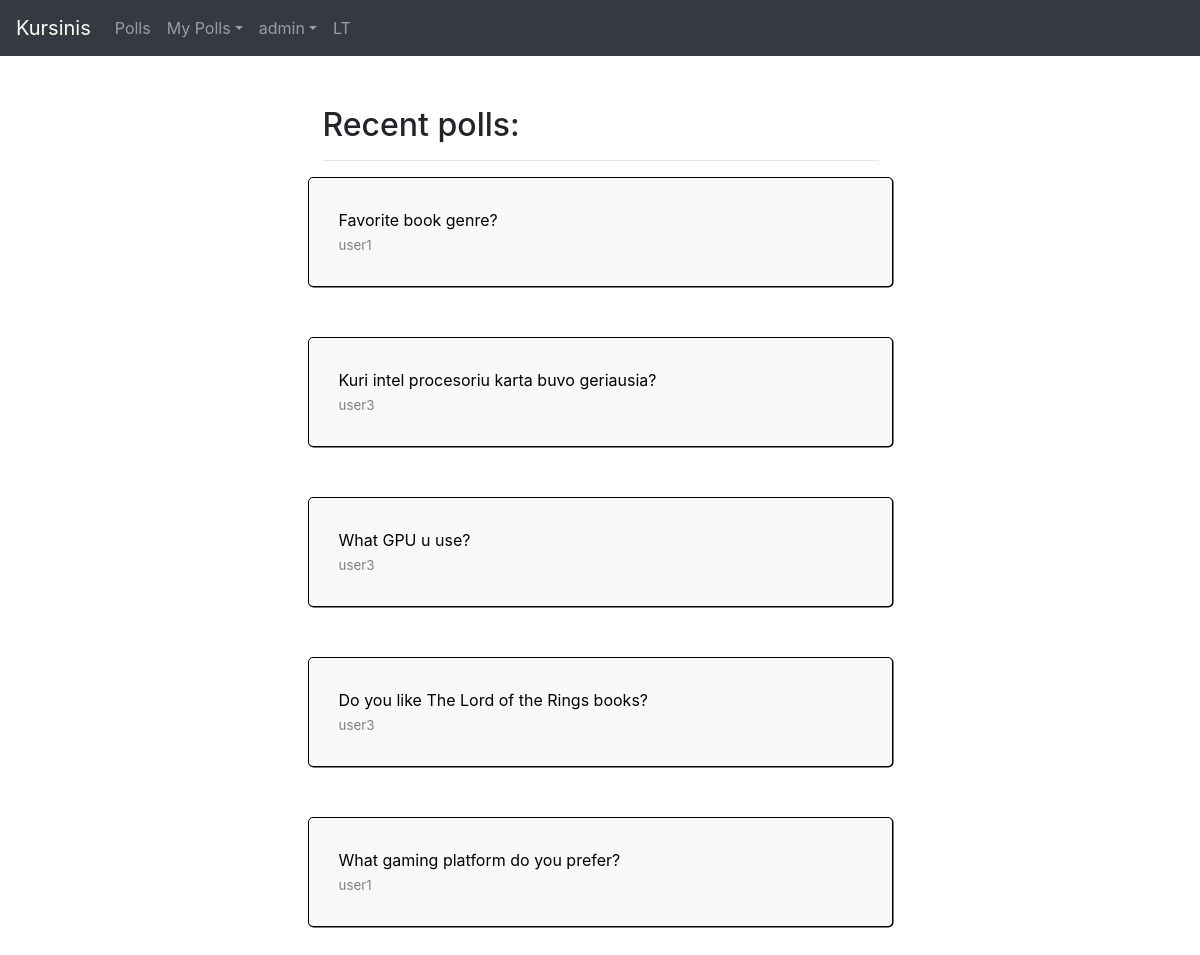
The app's page / (signed in) with its own data.
### polls/models.py (models this page shows, shortened)
class Question(models.Model):
    question_text = models.CharField(_("Question text"), max_length=200)
    created_at = models.DateTimeField('date_created_at', auto_now_add=True)
    user = models.ForeignKey(User, on_delete=models.CASCADE, null=True)
    groups = models.ManyToManyField(Group)

### polls/views.py (the view)
# urls.py: path('', views.IndexView.as_view(), name='index'),
class IndexView(generic.ListView):
    template_name = 'polls/index.html'
    context_object_name = 'latest_poll_list'
    def get_queryset(self):
        return Question.objects.order_by('-created_at')[:5]

### kursinis/context_processors.py (called while the page is built)
def language_code(request):
    return {'LANGUAGE_CODE': request.LANGUAGE_CODE}

def language_url(request):
    if request.LANGUAGE_CODE == 'lt':
        return {
            'language_url':
            ""+(request.get_full_path().split('/lt', 2)[1])
        }
    else:
        return {
            'language_url':
                "/lt"+(request.get_full_path())
        }

### polls/templates/polls/index.html
{% extends "website/base.html" %}
{% load i18n %}
{% block content %}
{% load static %}
<link rel="stylesheet" href="{% static 'polls/style.css' %}" type="text/css">
<div class="col mx-auto">
    <div class="mx-auto col-md-6">
        <h2>{% trans "Recent polls" %}:</h2>
        <hr>
    </div>
    {% if latest_poll_list %}
    {% for question in latest_poll_list %}
    <div class="question mx-auto col-md-6">
          <a href="{% url 'polls:detail' question.id %}">
            <div class="question-text">{{ question.question_text }} <br> <span class="question-user-text">{{ question.user }}</span></div>
        </a>
    </div>
    {% endfor %}
{% else %}
    <p>{% trans "No polls are available." %}</p>
{% endif %}
</div>
{% endblock %}

### templates/website/base.html (shortened to what this page needs)
<!DOCTYPE html>
{% load i18n %}
<html lang="en">
<head>
    {% load static %}
    <link rel="stylesheet" href="{% static 'bootstrap/css/bootstrap.min.css' %}">
</head>
<body>
<nav class="navbar navbar-expand-lg navbar-dark bg-dark">
  <a class="navbar-brand" href="{% url 'polls:index' %}">Kursinis</a>
  <div class="collapse navbar-collapse" id="navbarNavDropdown">
    <ul class="navbar-nav">
        {% url 'polls:polls' as link %}
      <li class="{% if link  == request.path %}active{% endif %} nav-item ">
        <a  class="  nav-link" href="{% url 'polls:polls' %}">{% trans "Polls" %}</a>
      </li>
        {% if not user.is_authenticated %}
        {% url 'accounts:signup' as link %}
      <li class="{% if link  == request.path %}active{% endif %} nav-item ">
        <a  class="  nav-link" href="{% url 'accounts:signup' %}">{% trans  "SignUp" %}</a>
      </li>
        {% url 'login' as link %}
      <li class=" {% if link == request.path %}active{% endif %} nav-item ">
        <a class="nav-link" href="/login/">{% trans "Login" %}</a>
      </li>
        {% else %}
        <li class="nav-item dropdown">
    <a class="nav-link dropdown-toggle" data-toggle="dropdown" href="#" role="button" aria-haspopup="true" aria-expanded="false">{% trans "My Polls" %}</a>
        {% url 'polls:user-polls' as link %}
            {% url 'polls:user-create-poll' as link %}
  </li>
        <li class="nav-item dropdown">
    <a class="nav-link dropdown-toggle" data-toggle="dropdown" href="#" role="button" aria-haspopup="true" aria-expanded="false">{{user}}</a>
        {% url 'accounts:settings' as link %}
       {% url 'logout' as link %}
  </li>
        {% endif %}
        <li class="  nav-item ">
        {% if LANGUAGE_CODE == 'en' %}
       <a  class="nav-link" href="{{ language_url }}">LT</a>
{% else %}
       <a  class="nav-link" href="{{ language_url }}">EN</a>
{% endif %}
      </li>
    </ul>
  </div>
</nav>
<div class="container-fluid ">
    <div class="row">
        {% block content %}
{% endblock %}
    </div>
</div>
</body>
</html>

### polls/static/polls/style.css (style rules this page uses)
h2 { margin-top: 50px; }
.question { border: 1px solid black; border-radius: 5px; margin: 10px 0 50px 0; background: rgb(249, 249, 249); color: black; box-shadow: 0.5px 0.5px; padding: 10px; 0 10px 0; }
.question-text { padding: 20px; }
.question-user-text { color: gray; font-size: smaller; }
.question a { color: black; }

### records on screen
Question: question_text "Favorite book genre?", user "user1"
Question: question_text "Kuri intel procesoriu karta buvo geriausia?", user "user3"
Question: question_text "What GPU u use?", user "user3"
Question: question_text "Do you like The Lord of the Rings books?", user "user3"
Question: question_text "What gaming platform do you prefer?", user "user1"

### other values on screen
{{ user }} "admin"
